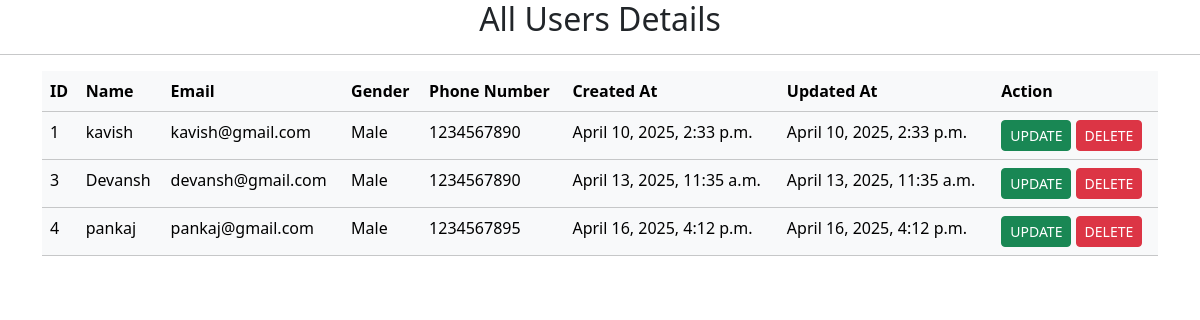
Page /allprofile/ (signed in) on the committed database.
### AuthApp/models.py (models this page shows, shortened)
class AppUser(AbstractUser):
    GENDER_CHOICES = (
        ('Male', 'Male'),
        ('Female', 'Female'),
        ('Other', 'Other'),
    )
    email = models.EmailField(unique=True)
    name = models.CharField(max_length=100)
    phone = models.CharField(max_length=10,validators=[MinLengthValidator(10)])
    created_at = models.DateTimeField(auto_now_add=True , null=True)
    updated_at = models.DateTimeField(auto_now=True , null=True)
    gender = models.CharField(max_length=10, choices=GENDER_CHOICES)
    username= None
    objects = AppUserManager()
    USERNAME_FIELD = 'email'
    REQUIRED_FIELDS = ['name', 'phone', 'gender']

### AuthApp/views.py (the view)
# urls.py: path('allprofile/', views.all_profile_view, name='allprofile'),
@login_required
def all_profile_view(request):
    users = AppUser.objects.all()
    return render(request, 'all_profile.html' , context={'users':users})

### AuthApp/templates/all_profile.html (shortened to what this page needs)
<!DOCTYPE html>
<html lang="en">
<head>
    <link href="https://cdn.jsdelivr.net/npm/bootstrap@5.3.5/dist/css/bootstrap.min.css" rel="stylesheet">
</head>
<body>
    {% if users %}
    <h2 class="text-center">All Users Details</h2>
    <hr>
    <div class="container">
        <table class="table table-light">
            <tr>
                <th>ID</th>
                <th>Name</th>
                <th>Email</th>
                <th>Gender</th>
                <th>Phone Number</th>
                <th>Created At</th>
                <th>Updated At</th>
                <th>Action</th>
            </tr>
            {% for user in users %}
            <tr>
                <td>{{user.id}}</td>
                <td>{{user.name}}</td>
                <td>{{user.email}}</td>
                <td>{{user.gender}}</td>
                <td>{{user.phone}}</td>
                <td>{{user.created_at}}</td>
                <td>{{user.updated_at}}</td>
                <td>
                    <a href="#" class="btn btn-success btn-sm">UPDATE</a>
                    <a href="{% url 'delete_user' user.id %}" class="btn btn-danger btn-sm" onclick="return confirm('Are you sure you want to delete this user?');">DELETE</a>
                </td>
            </tr>
            {% endfor %}
        </table>
    </div>
    {% else %}
    <h2>Oops!! , No User Found</h2>
    {% endif %}
</body>
</html>

### rows in the picture
AppUser: id "1", name "kavish", email "kavish@gmail.com", gender "Male", phone "1234567890", created_at "April 10, 2025, 2:33 p.m.", updated_at "April 10, 2025, 2:33 p.m."
AppUser: id "3", name "Devansh", email "devansh@gmail.com", gender "Male", phone "1234567890", created_at "April 13, 2025, 11:35 a.m.", updated_at "April 13, 2025, 11:35 a.m."
AppUser: id "4", name "pankaj", email "pankaj@gmail.com", gender "Male", phone "1234567895", created_at "April 16, 2025, 4:12 p.m.", updated_at "April 16, 2025, 4:12 p.m."
